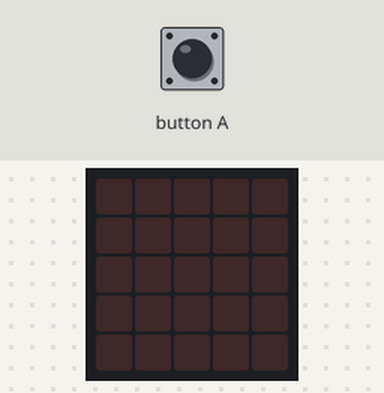
A program run on a simulated Calliope mini (MakeCode). Shown: the board's 5×5 LED display. The inputs (shaded band) are chosen by the test bench. Random numbers come from a fixed seed.

Above: at 1.2 s.
1.3 s: button A pressed for 3.2 s
At 1.6 s:
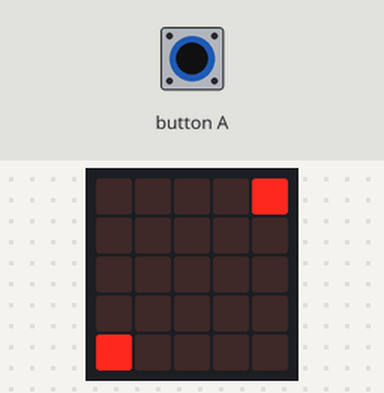
6.0 s: button A pressed for 0.15 s
At 6.3 s:
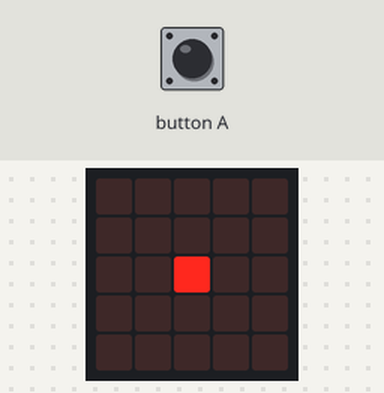
8.9 s: button A pressed for 1 s
At 9.7 s:
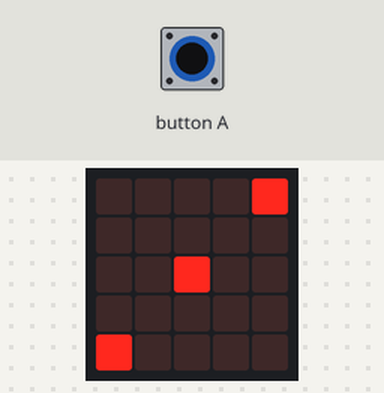
11.8 s: button A pressed for 3.2 s
At 14.6 s:
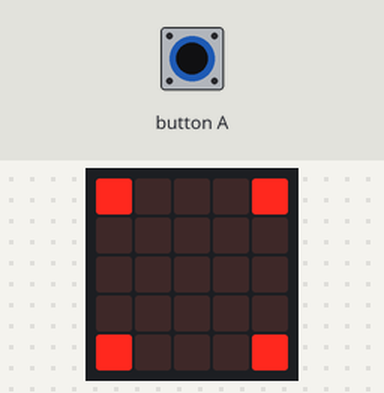
16.5 s: button A held down
19.5 s: button A released
Timing chart, 0 to 22.2 s (numbered marks = the images above; inputs shaded):
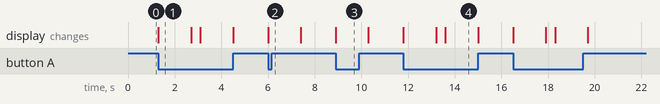

Measured:
- after the input at 1.3 s, the display: changes at once (image 1)
- after the input at 6.0 s, the display: changes at once (image 2)
- after the input at 8.9 s, the display: changes at once (image 3)
- after the input at 11.8 s, the display: first changes at once (image 4 shows a later state)
- what the display in image 1 shows lasts 1.4 s, from 1.3 s to 2.7 s

The program:

main.ts
```typescript
let Zahl = 0
while (true) {
    if (input.buttonIsPressed(Button.A)) {
        Zahl = randint(1, 6)
        if (Zahl == 1) {
            basic.showLeds(`
                . . . . .
                . . . . .
                . . # . .
                . . . . .
                . . . . .
                `)
            basic.pause(1000)
            basic.showLeds(`
                . . . . .
                . . . . .
                . . . . .
                . . . . .
                . . . . .
                `)
        } else if (Zahl == 2) {
            basic.showLeds(`
                . . . . #
                . . . . .
                . . . . .
                . . . . .
                # . . . .
                `)
            basic.pause(1000)
            basic.showLeds(`
                . . . . .
                . . . . .
                . . . . .
                . . . . .
                . . . . .
                `)
        } else if (Zahl == 3) {
            basic.showLeds(`
                . . . . #
                . . . . .
                . . # . .
                . . . . .
                # . . . .
                `)
            basic.pause(1000)
            basic.showLeds(`
                . . . . .
                . . . . .
                . . . . .
                . . . . .
                . . . . .
                `)
        } else if (Zahl == 4) {
            basic.showLeds(`
                # . . . #
                . . . . .
                . . . . .
                . . . . .
                # . . . #
                `)
            basic.pause(1000)
            basic.showLeds(`
                . . . . .
                . . . . .
                . . . . .
                . . . . .
                . . . . .
                `)
        } else if (Zahl == 5) {
            basic.showLeds(`
                # . . . #
                . . . . .
                . . # . .
                . . . . .
                # . . . #
                `)
            basic.pause(1000)
            basic.showLeds(`
                . . . . .
                . . . . .
                . . . . .
                . . . . .
                . . . . .
                `)
        } else {
            basic.showLeds(`
                # . . . #
                . . . . .
                # . . . #
                . . . . .
                # . . . #
                `)
            basic.pause(1000)
            basic.showLeds(`
                . . . . .
                . . . . .
                . . . . .
                . . . . .
                . . . . .
                `)
        }

    }

}
```

test.ts
```typescript
// Hier kann man Tests durchführen; diese Datei wird nicht kompiliert, wenn dieses Paket als Erweiterung verwendet wird.
```
